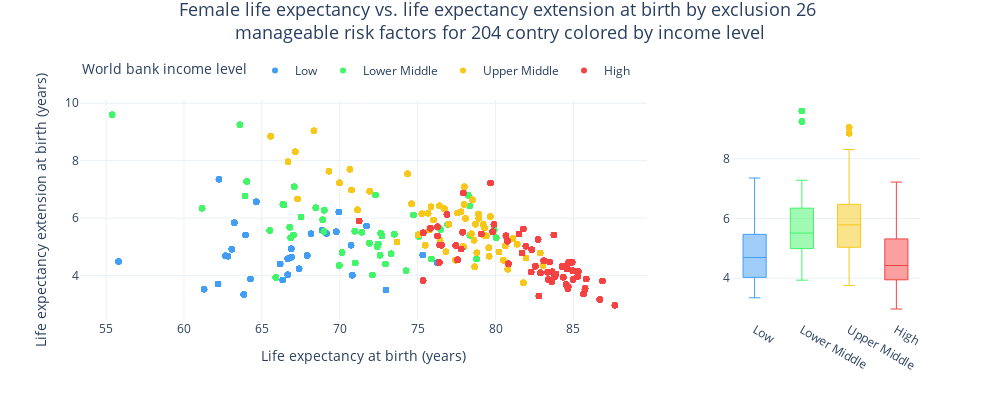

Notebook code for this chart:
### Code cell
fig = make_subplots(
    subplot_titles=[
        '',
        ''
    ],
    cols=2,
    rows=1,
    column_widths=[3,1]
)

for sex_name in ['Female']:
    sex_id = sex_name_to_id[sex_name]

    for income_level, color in zip(
        ['Low','Lower Middle', 'Upper Middle', 'High'],
        ['rgb(66, 158, 245)', 'rgb(66, 245, 105)', 'rgb(247, 200, 27)', 'rgb(245, 66, 66)']
    ):

        df = life_expectancy_at_birth_vs_life_extension.query(
            'world_bank_income_level == @income_level'
            ' and sex_id == @sex_id'
        )

        fig.add_trace(
            go.Scatter(
                x=df['E_x_val'],
                y=df['E_x_diff'],
                text=df['location_name'],
                mode='markers',
                marker=dict(
                    color=color
                ),
                name=income_level,
                legendgroup=income_level,
                showlegend=True
            ),
            col=1,
            row=1
        )

        fig.add_trace(
            go.Box(
                y=df['E_x_diff'],
                marker_color=color,
                line_width=1,
                name=income_level,
                legendgroup=income_level,
                showlegend=False
            ),
            col=2,
            row=1
        )

        fig.update_layout(
            title_font_size=15
        )

fig.update_layout(
    template='plotly_white',
    width=1000,
    height=400,
    title=dict(
        text=(
            'Female life expectancy vs. life expectancy extension at birth'
            ' by exclusion 26 <br>manageable risk factors for 204 contry colored by income level'
        ),
        font_size=18,
        x=0.5,
        y=0.96,
        xanchor='center',
    ),
    xaxis=dict(
        title=dict(
            text='Life expectancy at birth (years)',
        )
    ),
    yaxis=dict(
        title=dict(
            text='Life expectancy extension at birth (years)',
        )
    ),
    legend=dict(
        title='World bank income level',
        orientation="h",
        y=1.2,
    ),
)

fig.show()

### Figure 1 — Plotly figure (JSON) as saved in the notebook; plotly's stock layout.template omitted (floating-point values rounded to 4 significant figures; data arrays with more than 128 entries replaced by an {"elided": "..."} marker saying what was removed)
{"data": [{"legendgroup": "Low", "marker": {"color": "rgb(66, 158, 245)"}, "mode": "markers", "name": "Low", "showlegend": true, "text": {"elided": "806 str values"}, "type": "scatter", "x": {"elided": "806 float values"}, "xaxis": "x", "y": {"elided": "806 float values"}, "yaxis": "y"}, {"legendgroup": "Low", "line": {"width": 1}, "marker": {"color": "rgb(66, 158, 245)"}, "name": "Low", "showlegend": false, "type": "box", "xaxis": "x2", "y": {"elided": "806 float values"}, "yaxis": "y2"}, {"legendgroup": "Lower Middle", "marker": {"color": "rgb(66, 245, 105)"}, "mode": "markers", "name": "Lower Middle", "showlegend": true, "text": {"elided": "1222 str values"}, "type": "scatter", "x": {"elided": "1222 float values"}, "xaxis": "x", "y": {"elided": "1222 float values"}, "yaxis": "y"}, {"legendgroup": "Lower Middle", "line": {"width": 1}, "marker": {"color": "rgb(66, 245, 105)"}, "name": "Lower Middle", "showlegend": false, "type": "box", "xaxis": "x2", "y": {"elided": "1222 float values"}, "yaxis": "y2"}, {"legendgroup": "Upper Middle", "marker": {"color": "rgb(247, 200, 27)"}, "mode": "markers", "name": "Upper Middle", "showlegend": true, "text": {"elided": "1534 str values"}, "type": "scatter", "x": {"elided": "1534 float values"}, "xaxis": "x", "y": {"elided": "1534 float values"}, "yaxis": "y"}, {"legendgroup": "Upper Middle", "line": {"width": 1}, "marker": {"color": "rgb(247, 200, 27)"}, "name": "Upper Middle", "showlegend": false, "type": "box", "xaxis": "x2", "y": {"elided": "1534 float values"}, "yaxis": "y2"}, {"legendgroup": "High", "marker": {"color": "rgb(245, 66, 66)"}, "mode": "markers", "name": "High", "showlegend": true, "text": {"elided": "1664 str values"}, "type": "scatter", "x": {"elided": "1664 float values"}, "xaxis": "x", "y": {"elided": "1664 float values"}, "yaxis": "y"}, {"legendgroup": "High", "line": {"width": 1}, "marker": {"color": "rgb(245, 66, 66)"}, "name": "High", "showlegend": false, "type": "box", "xaxis": "x2", "y": {"elided": "1664 float values"}, "yaxis": "y2"}], "layout": {"height": 400, "legend": {"orientation": "h", "title": {"text": "World bank income level"}, "y": 1.2}, "title": {"font": {"size": 18}, "text": "Female life expectancy vs. life expectancy extension at birth by exclusion 26 <br>manageable risk factors for 204 contry colored by income level", "x": 0.5, "xanchor": "center", "y": 0.96}, "width": 1000, "xaxis": {"anchor": "y", "domain": [0, 0.675], "title": {"text": "Life expectancy at birth (years)"}}, "xaxis2": {"anchor": "y2", "domain": [0.775, 1]}, "yaxis": {"anchor": "x", "domain": [0, 1], "title": {"text": "Life expectancy extension at birth (years)"}}, "yaxis2": {"anchor": "x2", "domain": [0, 1]}}}
